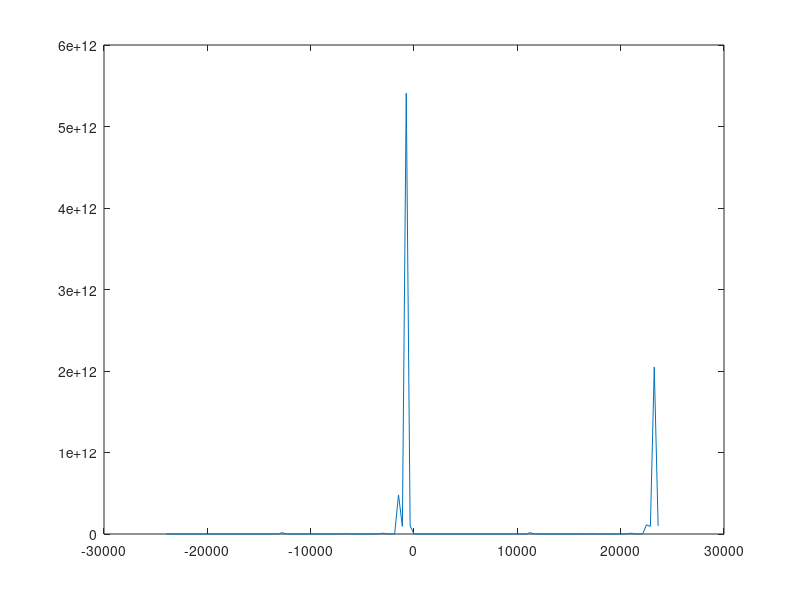

Here is the MATLAB script that generated this plot:
outputr = [11.493803026341235
-0.7390381120662608
-3.558304875128575E-5
4.887443544252703E-6
0.0019727940587694033
2.1335764895389514E-4
0.856284020487917
-5.951470494845049E-6
995.031612949907
1.0836355694827393
1.7821302143875778E-12
0.011978102880108529
-3016.2661102493794
7689.975606053661
-600046.1201122329
-105.79969774015967
2170.703613832856
69.6648102382635
-0.023504558900877562
1.605446165269182E-4
-165734.0307324733
492.2748427726983
-2003.260496498176
-311.5884398876808
-2.7417700030197084E7
1.482078523129438E-4
2215.5229540523346
-2328.0981476278976
1.4148031969065528E9
-3371222.510834657
32217.753944709002
2.9967622523930424E8
3001.807134938176
536.7525637549024
-0.19274166171050378
3.7887834979381434E-6
-305502.81155268295
74.61705055518365
-108.56266779515043
-165.62612922672653
-3.378813594650211E7
3.403346923440542E-6
3046.6225627101308
-835.9307872752003
5.270463345467235E8
-908249.6279595406
61.964851457533285
1.0343176032750537E8
-5.4765960071704924E7
-3.3066805891777446E-16
6570.401370733886
-27.49849324795393
1.0368718392831537E8
-50099.41426658005
-778.1676039223792
5308441.023169879
935400.8749520252
-0.10462297546398208
-1.2788084805337301E8
22.65410243112092
-4.6659056440453467E11
-6.575584819065288E7
5.005032581023307E12
-1.90605681666545E10
-513.5775163729104
-0.180419654041178
0.025422107345271477
-2.798752241871971E-7
1292.0407632502156
-0.38025003778947564
2.0297424163744832E-8
0.9883319130748185
12603.943330200225
-0.009773032784410662
-14.774690618654864
0.06109610942524607
-165125.71833342762
1.7988545906942548
975.7371829565568
-18988.058651991258
34356.5547396968
-0.154203683927051
-5.6027307437607625
0.009269984433198777
-1381.2546361972322
0.6222409020179498
1541.1520999433242
-361.9574595524521
9.538938499265313
0.5214852109422496
6195.532221212845
0.04345249401957868
45028.25781632797
8667022.047898943
-1.6439101463025162E10
55.82764443440748
121035.04686786246
-0.7658797536085331
-3.848713394392267
0.01012471503623412
-157.58578457421905
4.789313326581028
651.6864014773791
-50.3250962727995
21.428500977025465
63.46004498205507
612.0396720012019
0.014583280355659135
0.7219086888147106
2052769.7563343532
-3.987022340097695E9
0.004910231581321732
173.9648746779488
14175.357460360447
0.0014372563428415286
5.841198176066884E-4
-282630.0623768862
150225.5946410325
-8.596020783549608E7
-156.12771662190582
-1.0987169820842182E10
0.12215863219684227
5.149199505560686
-5203573.0246729925
1.1317692019383318E11
-9.328369717762384E10
2.0481942490335498E12
9.896049089123923E10
];
outputi = [-513.5775163729104
-0.180419654041178
0.025422107345271477
-2.798752241871971E-7
1292.0407632502156
-0.38025003778947564
2.0297424163744832E-8
0.9883319130748185
12603.943330200225
-0.009773032784410662
-14.774690618654864
0.06109610942524607
-165125.71833342762
1.7988545906942548
975.7371829565568
-18988.058651991258
34356.5547396968
-0.154203683927051
-5.6027307437607625
0.009269984433198777
-1381.2546361972322
0.6222409020179498
1541.1520999433242
-361.9574595524521
9.538938499265313
0.5214852109422496
6195.532221212845
0.04345249401957868
45028.25781632797
8667022.047898943
-1.6439101463025162E10
55.82764443440748
121035.04686786246
-0.7658797536085331
-3.848713394392267
0.01012471503623412
-157.58578457421905
4.789313326581028
651.6864014773791
-50.3250962727995
21.428500977025465
63.46004498205507
612.0396720012019
0.014583280355659135
0.7219086888147106
2052769.7563343532
-3.987022340097695E9
0.004910231581321732
173.9648746779488
14175.357460360447
0.0014372563428415286
5.841198176066884E-4
-282630.0623768862
150225.5946410325
-8.596020783549608E7
-156.12771662190582
-1.0987169820842182E10
0.12215863219684227
5.149199505560686
-5203573.0246729925
1.1317692019383318E11
-9.328369717762384E10
2.0481942490335498E12
9.896049089123923E10
-1.2208791366091248E-32
-3.1043971562374597E-9
-1.2208791366091248E-32
-3.1043971562374597E-9
1.690509166830414E-309
2.957489193742034E-309
6.88594E-319
4.83051121855335E-310
1.69059404666204E-309
4.83263321544904E-310
1.690636486577867E-309
4.7163478449994E-310
1.69067892649374E-309
4.83051121855335E-310
1.6907213664095E-309
4.4612839509254E-310
1.690763806325374E-309
4.51730463980687E-310
1.690806246241193E-309
4.4612839509254E-310
1.69084868615701E-309
4.83263321758217E-310
1.690891126072787E-309
4.83263321544904E-310
1.6909335659886E-309
4.83263321758217E-310
1.690976005904426E-309
4.8326332143443E-310
1.69101844582024E-309
4.4612839520246E-310
1.691060885736094E-309
4.51730463980687E-310
1.691103325651923E-309
4.83263321758217E-310
1.691145765567703E-309
4.8326332143443E-310
1.69118820548352E-309
4.517304640905E-310
1.69123064539937E-309
4.47062073240564E-310
1.6912730853152E-309
4.83263321758217E-310
1.69131552523098E-309
1.6986576306677E-310
1.69135796514681E-309
1.6986576306677E-310
1.691400405062624E-309
4.83051121855335E-310
1.69144284497843E-309
4.83263321544904E-310
1.691485284894253E-309
4.83263321758217E-310
1.691527724810077E-309
4.72101623573954E-310
1.691570164725946E-309
4.83051121855335E-310
1.691612604641706E-309
4.83263321544904E-310
1.69165504455753E-309
4.7163478449994E-310
1.691697484473404E-309
4.83051121855335E-310
1.691739924389164E-309
4.4612839509254E-310
];

N = 128;

output = zeros(2*N, 1);
k = 1;
for i = 1:N
    output(k, 1) = outputr(i, 1);
    k = k + 1;
    output(k, 1) = outputi(i, 1);
    k = k + 1;
end

% output = output / 2^15;
zz = 1;

for i = 1:N
    mag(1, i) = sqrt(output(zz, 1)^2 + output(zz+1, 1)^2);
    zz = zz + 2;
end

f = -24000:48000/N:24000-48000/N;

plot(f, (mag));